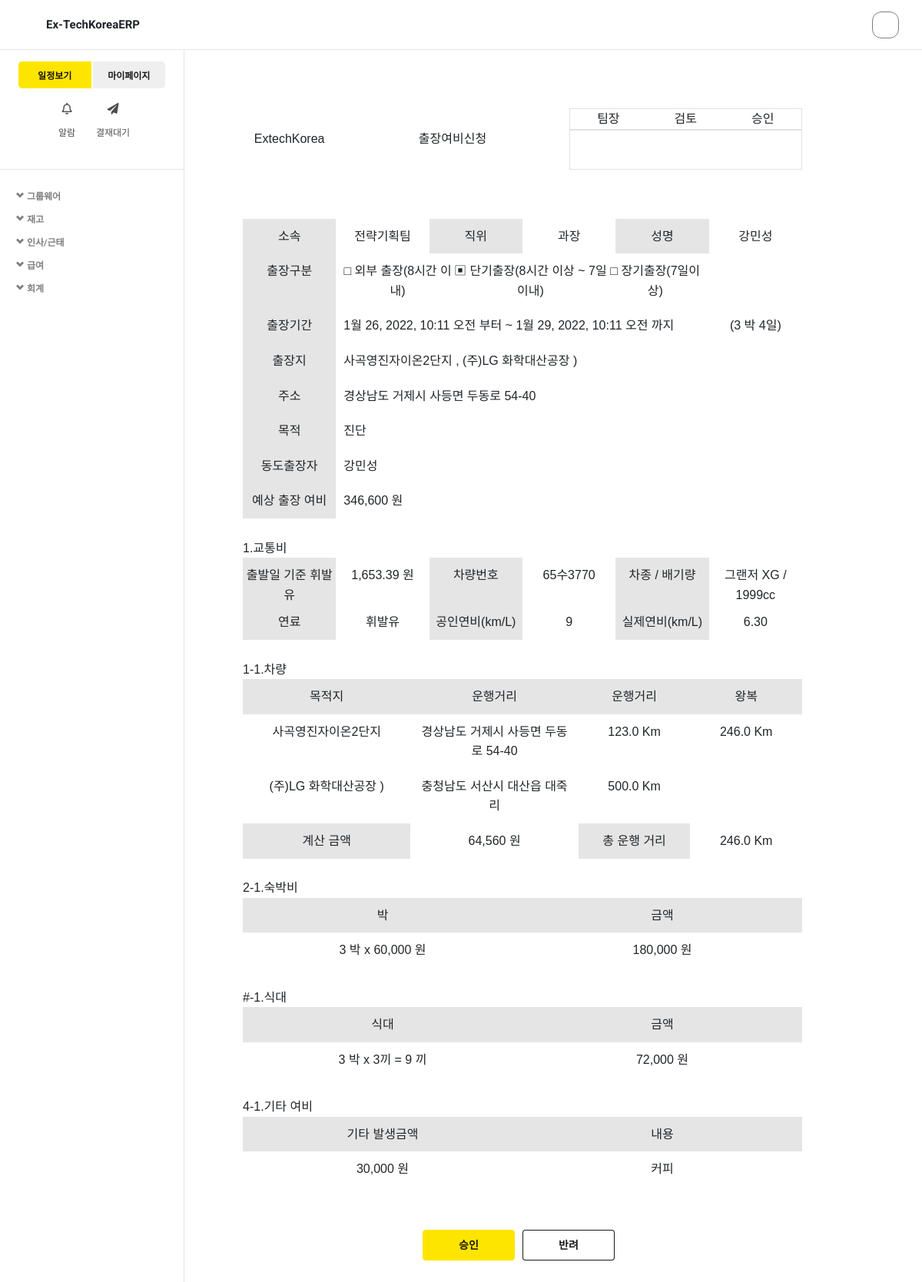
The app's page /upper_travel_detail/27 with its own data.
### groupware/models.py (models this page shows, shortened)
class Travel(models.Model):
    user = models.ForeignKey(
        "users.user",
        related_name="travel_user",
        on_delete=models.CASCADE)
    type = models.CharField(max_length=20)
    start_date = models.DateTimeField()
    end_date = models.DateTimeField()
    location_1 = models.CharField(max_length=20)
    address_1 = models.CharField(max_length=100)
    km_1 = models.FloatField(default=0)
    reback_1 = models.BooleanField(default=False)
    location_2 = models.CharField(max_length=20,null=True, blank=True)
    address_2 = models.CharField(max_length=100,null=True, blank=True)
    km_2 = models.FloatField(default=0,null=True, blank=True)
    reback_2 = models.BooleanField(default=False)
    location_3 = models.CharField(max_length=20,null=True, blank=True)
    address_3 = models.CharField(max_length=100,null=True, blank=True)
    km_3 = models.FloatField(default=0,null=True, blank=True)
    reback_3 = models.BooleanField(default=False)
    location_4 = models.CharField(max_length=20,null=True, blank=True)
    address_4 = models.CharField(max_length=100,null=True, blank=True)
    km_4 = models.FloatField(default=0,null=True, blank=True)
    reback_4 = models.BooleanField(default=False)
    location_5 = models.CharField(max_length=20,null=True, blank=True)
    address_5 = models.CharField(max_length=100,null=True, blank=True)
    km_5 = models.FloatField(default=0,null=True, blank=True)
    reback_5 = models.BooleanField(default=False)
    why = models.CharField(max_length=100)
    total_km = models.FloatField(default=0,null=True, blank=True)
    witness = models.CharField(max_length=100,null=True, blank=True)
    travel_pay = models.IntegerField(null=True, blank=True)
    traffice_pay = models.IntegerField(null=True, blank=True)
    sleep_pay = models.IntegerField(null=True, blank=True)
    eatandother_pay = models.IntegerField(null=True, blank=True)
    eatandother_comment = models.TextField(null=True, blank=True)
    status = models.IntegerField(default=0)

### users/models.py (models this page shows, shortened)
class User(core_models.TimeStampedModel, AbstractUser):
    user_number = models.CharField(max_length=20, blank=True, null=True) #사원번호
    name_en = models.CharField(max_length=120, blank=True, null=True) #영문 이름
    people_number = models.CharField(max_length=20, blank=True, null=True) #주민등록번호
    team_code = models.CharField(max_length=10, blank=True, null=True) #부서코드
    level = models.CharField(max_length=10, blank=True, null=True) #직급
    staff_level = models.IntegerField(default=99) #직급
    phone = models.CharField(max_length=120, blank=True, null=True) # 모바일
    address = models.CharField(max_length=200, blank=True, null=True) #주소
    comment = models.CharField(max_length=200, blank=True, null=True) #적요
    avatar = models.ImageField(upload_to="avatars", blank=True, null=True) #사진
    account_pic = models.ImageField(upload_to="account", blank=True, null=True) #통장사본
    people_card = models.ImageField(upload_to="people_card", blank=True, null=True) #주민등록증 사본
    poeple_papper = models.ImageField(upload_to="poeple_papper", blank=True, null=True) #등본 사본
    date_in = models.DateField(blank=True, null=True) #입사일
    date_type = models.CharField(max_length=20, blank=True, null=True) #입사구분
    date_out = models.DateField(blank=True, null=True) #퇴사일
    out_comment = models.CharField(max_length=200, blank=True, null=True) #퇴사사유
    bank = models.CharField(max_length=20, blank=True, null=True) #은행
    account = models.CharField(max_length=50, blank=True, null=True) #계좌번호
    account_ower = models.CharField(max_length=120, blank=True, null=True) #예금주
    graduation = models.CharField(max_length=120, blank=True, null=True) #학력사항
    cert = models.CharField(max_length=100, blank=True, null=True) #자격/면허
    language = models.CharField(max_length=100, blank=True, null=True) #외국어
    car_number = models.CharField(max_length=100, blank=True, null=True) #차량번호
    car_type = models.CharField(max_length=100, blank=True, null=True) #차종
    car_cc = models.CharField(max_length=100, blank=True, null=True) #배기량(cc)
    car_oil = models.CharField(max_length=100, blank=True, null=True) #연료의 종류
    car_auth_km = models.CharField(max_length=100, blank=True, null=True) #공인 연비
    car_real_km = models.CharField(max_length=100, blank=True, null=True) #실제 연비

### core/models.py (models this page shows, shortened)
class oil_moneyModel(models.Model):
    date = models.DateField()
    oil_type = models.CharField(max_length=10)
    oil_money = models.FloatField()

### core/views.py (the view)
# urls.py: path("upper_travel_detail/<int:pk>", views.upper_travel_detail_View.as_view(), name="upper_travel_detail"), # 전자결재 > 출장여비 디테일
class upper_travel_detail_View(DetailView):
    login_url = "users:login"
    def get_queryset(self):
        return groupware_models.Travel.objects.filter(pk=self.kwargs["pk"])
    template_name = "core/upper_travel_detail.html"
    context_object_name = "travel"
    def get_context_data(self, **kwargs):
        detail_model = groupware_models.Travel.objects.get(pk=self.kwargs["pk"])
        span_day = (detail_model.end_date - detail_model.start_date).days
        oil_money_list = core_models.oil_moneyModel.objects.all()
        oil_money=0
        for oil in oil_money_list:
            if str(detail_model.start_date)[0:10] == str(oil.date):
                oil_money = oil.oil_money
                break
            else :
                continue
        oil_km_money = float(detail_model.total_km) / float(detail_model.user.car_real_km) * float(oil_money)
        food_money = span_day * 3 * 8000
        sleep_money = span_day * 60000
        other_money = detail_model.eatandother_pay
        total_money = food_money + sleep_money + other_money + oil_km_money
        context = super(upper_travel_detail_View, self).get_context_data(**kwargs)
        context["span_day"] = span_day
        context["oil_money"] = oil_money
        context["oil_km_money"] = math.trunc(oil_km_money)
        context["total_money"] = math.trunc(round(total_money,-2))
        return context

### core/templatetags/custom_tags.py (called while the page is built)
@register.filter
def multiple(value,arg):
    return value * arg

### templates/core/upper_travel_detail.html (shortened to what this page needs)
{% extends "base.html" %}
{% load static i18n %}
{% load humanize %}
{% load custom_tags %}
{% block content %}
  <div class="row m-5 p-2">
    <div class="col-2 d-flex a-center j-center">ExtechKorea</div>
    <div class="col-5 d-flex a-center j-center">출장여비신청</div>
    <div class="col-5">
      <div class="row border">
        <div class="col-4 d-flex a-center j-center">팀장</div>
        <div class="col-4 d-flex a-center j-center">검토</div>
        <div class="col-4 d-flex a-center j-center">승인</div>
      </div>
      <div class="row border">
        <div class="col-4 d-flex a-center j-center height-50">{{acceptor_3}}</div>
        <div class="col-4 d-flex a-center j-center height-50">{{acceptor_2}}</div>
        <div class="col-4 d-flex a-center j-center height-50">{{acceptor_1}}</div>
      </div>
    </div>
  </div>
  <div class="row m-5 p-2">
    <table>
      <tr>
        <td width="15%" align="center" style="background-color: rgba(0,0,0,0.1); padding:10px;">소속</td>
        <td width="15%" align="center">{{travel.user.team_code}}</td>
        <td width="15%" align="center" style="background-color: rgba(0,0,0,0.1);">직위</td>
        <td width="15%" align="center">{{travel.user.level}}</td>
        <td width="15%" align="center" style="background-color: rgba(0,0,0,0.1);">성명</td>
        <td width="15%" align="center">{{travel.user.username}}</td>
      </tr>
      <tr>
        <td align="center" style="background-color: rgba(0,0,0,0.1);">출장구분</td>
        <td align="center" colspan="4">
          <div style="display:flex;justify-content:space-around;padding: 10px;">
            <span>
            {% if travel.type == "외출" %}
            ▣
            {% else %}
            □
            {% endif %}
            외부 출장(8시간 이내)
            </span>
            <span>
            {% if travel.type == "단기출장"%}
            ▣
            {% else %}
            □
            {% endif %}
            단기출장(8시간 이상 ~ 7일이내)
            </span>
            <span>
            {% if travel.type == "장기출장"%}
            ▣
            {% else %}
            □
            {% endif %}
            장기출장(7일이상)
            </span>
          </div>
        </td>
      </tr>
      <tr>
        <td align="center" style="background-color: rgba(0,0,0,0.1);">출장기간</td>
        <td align="left" colspan="4" style="padding:10px;">{{travel.start_date}} 부터 ~ {{travel.end_date}} 까지</td>
        {% if span_day == 0 %}
        <td align="center">&nbsp;</td>
        {% else %}
        <td align="center">({{span_day}} 박 {{span_day|add:1}}일)</td>
        {% endif %}
      </tr>
      <tr>
        <td align="center" style="background-color: rgba(0,0,0,0.1); padding:10px;">출장지</td>
        <td align="left" colspan="5" style="padding:10px;">
          {% if travel.location_1 != "" %}
          {{travel.location_1}}
          {% endif %}
          {% if travel.location_2 != None %}
          , {{travel.location_2}}
          {% endif %}
        </td>
      </tr>
      <tr>
        <td align="center" style="background-color: rgba(0,0,0,0.1); padding:10px;">주소</td>
        <td align="left" colspan="5" style="padding:10px;">{{travel.address_1}}</td>
      </tr>
      <tr>
        <td align="center" style="background-color: rgba(0,0,0,0.1); padding:10px;">목적</td>
        <td align="left" colspan="5" style="padding:10px;">{{travel.why}}</td>
      </tr>
      <tr>
        <td align="center" style="background-color: rgba(0,0,0,0.1); padding:10px;">동도출장자</td>
        <td align="left" colspan="5" style="padding:10px;">{{travel.witness}}</td>
      </tr>
      <tr>
        <td align="center" style="background-color: rgba(0,0,0,0.1); padding:10px;">예상 출장 여비</td>
        <td align="left" colspan="5" style="padding:10px;">{{total_money|intcomma}} 원</td>
      </tr>
    </table>
    <br>
    1.교통비
    <table>
      <tr>
        <td width="15%" align="center" style="background-color: rgba(0,0,0,0.1);">출발일 기준 {{travel.user.car_oil}}</td>
        <td width="15%" align="center">{{oil_money|intcomma}} 원</td>
        <td width="15%" align="center" style="background-color: rgba(0,0,0,0.1); padding:10px;">차량번호</td>
        <td width="15%" align="center">{{travel.user.car_number}}</td>
        <td width="15%" align="center" style="background-color: rgba(0,0,0,0.1);">차종 / 배기량</td>
        <td width="15%" align="center">{{travel.user.car_type}} / {{travel.user.car_cc}}cc</td>
      </tr>
      <tr>
        <td width="15%" align="center" style="background-color: rgba(0,0,0,0.1); padding:10px;">연료</td>
        <td width="15%" align="center">{{travel.user.car_oil}}</td>
        <td width="15%" align="center" style="background-color: rgba(0,0,0,0.1);">공인연비(km/L)</td>
        <td width="15%" align="center">{{travel.user.car_auth_km}}</td>
        <td width="15%" align="center" style="background-color: rgba(0,0,0,0.1);">실제연비(km/L)</td>
        <td width="15%" align="center">{{travel.user.car_real_km}}</td>
      </tr>
    </table>
    <br>
    1-1.차량
    <table>
      <tr>
        <td width="30%" align="center" style="background-color: rgba(0,0,0,0.1); padding:10px;">목적지</td>
        <td width="30%" align="center" style="background-color: rgba(0,0,0,0.1); padding:10px;">운행거리</td>
        <td width="20%" align="center" style="background-color: rgba(0,0,0,0.1); padding:10px;">운행거리</td>
        <td width="20%" align="center" style="background-color: rgba(0,0,0,0.1); padding:10px;">왕복</td>
      </tr>
      {% if travel.location_1 != "" %}
      <tr>
        <td width="30%" align="center" style="padding:10px;">{{travel.location_1}}</td>
        <td width="30%" align="center" style="padding:10px;">{{travel.address_1}}</td>
        <td width="20%" align="center" style="padding:10px;">{{travel.km_1}} Km</td>
        <td width="20%" align="center" style="padding:10px;">{% if travel.reback_1 == 1 %}{{travel.km_1|multiple:2}} Km{% endif %}</td>
      </tr>
      {% endif %}
      {% if travel.location_2 != None %}
      <tr>
        <td width="30%" align="center" style="padding:10px;">{{travel.location_2}}</td>
        <td width="30%" align="center" style="padding:10px;">{{travel.address_2}}</td>
        <td width="20%" align="center" style="padding:10px;">{{travel.km_2}} Km</td>
        <td width="20%" align="center" style="padding:10px;">{% if travel.reback_2 == 1 %}{{travel.km_2|multiple:2}} Km{% endif %}</td>
      </tr>
      {% endif %}
      <tr>
        <td align="center" style="background-color: rgba(0,0,0,0.1); padding:10px;">계산 금액</td>
        <td align="center" >
        {{oil_km_money|intcomma}} 원</td>
        <td align="center" style="background-color: rgba(0,0,0,0.1); padding:10px;">총 운행 거리</td>
        <td align="center" >{{travel.total_km}} Km</td>
      </tr>
    </table>
    <br>
    2-1.숙박비
    <table>
      <tr>
        <td width="50%" align="center" style="background-color: rgba(0,0,0,0.1); padding:10px;">박</td>
        <td width="50%" align="center" style="background-color: rgba(0,0,0,0.1); padding:10px;">금액</td>
      </tr>
      <tr>
        <td width="30%" align="center" style="padding:10px;">
          {% if span_day == 0 %}
          &nbsp;
          {% else %}
          {{span_day}} 박 x 60,000 원
          {% endif %}</td>
        <td width="30%" align="center" style="padding:10px;">{{span_day|multiple:60000|intcomma}} 원</td>
      </tr>
    </table>
    <br>
    #-1.식대
    <table>
      <tr>
        <td width="50%" align="center" style="background-color: rgba(0,0,0,0.1); padding:10px;">식대</td>
        <td width="50%" align="center" style="background-color: rgba(0,0,0,0.1); padding:10px;">금액</td>
      </tr>
      <tr>
        <td width="50%" align="center" style="padding:10px;" >{{span_day}} 박 x 3끼 =  {{span_day|multiple:3}} 끼 </td>
        <td width="50%" align="center" style="padding:10px;" >{{span_day|multiple:3|multiple:8000|intcomma}} 원</td>
      </tr>
    </table>
    <br>
    4-1.기타 여비
    <table>
      <tr>
        <td width="50%" align="center" style="background-color: rgba(0,0,0,0.1); padding:10px;">기타 발생금액</td>
        <td width="50%" align="center" style="background-color: rgba(0,0,0,0.1); padding:10px;">내용</td>
      </tr>
      <tr>
        <td width="50%" align="center" style="padding:10px;" >{{travel.eatandother_pay|intcomma}} 원</td>
        <td width="50%" align="center" style="padding:10px;" >{{travel.eatandother_comment}}</td>
      </tr>
    </table>
  </div>
    <div class="row mt-5">
      <div class="col-md-4">
      </div>
      <div class="col-md-4 text-center">
        <div class="d-flex" style="justify-content: center;">
          <div class="btn_outline_black_active w_50" role="button" style="width:120px; border-radius: 4px; margin-right:10px;" onclick="location.href='{% url 'core:upper_success' travel.pk 5 %}'"> 승인 </div>
          <div class="btn_outline_black  w_50" role="button" style="width:120px; border-radius: 4px; margin-right:10px;" onclick="location.href='{% url 'core:upper_fail' travel.pk 5 %}'"> 반려 </div>
        </div>
      </div>
      <div class="col-md-4" style="margin-bottom:100px;">
       </div>
    </div>
  </div>
{% endblock %}

### static/css/style.css (style rules this page uses)
html, body { height: 100%; font-family: 'Malgun Gothic'; font-family: 'Noto Sans KR', sans-serif; font-family: 'Roboto', sans-serif; }
.btn_outline_black { color:rgba(0,0,0, 0.9); background-color: #fff; width:120px; font-size: 14px; font-weight: 700; text-align: center; margin-right:2px; padding:8px 0px; border:1px solid rgba(0,0,0, 0.9); border-radius: 5px; }
.btn_outline_black_active { color:rgba(0,0,0, 0.9); width:120px; font-size: 14px; font-weight: 700; text-align: center; margin-right:2px; padding:8px 0px; border-radius: 5px; background-color: #FEE500; border:1px solid #FEE500; -webkit-transition: background-color 0.3s linear; -moz-transition: background-color 0.3s linear; -o-transition: background-color 0.3s linear; -ms-transition: background-color 0.3s linear; transition: background-color 0.3s linear; }

### static/css/default.css (style rules this page uses)
.d-flex { display: flex; }
.mt-5 { margin-top:5px; }
.m-5 { margin:5px; }
.p-2 { padding: 2px; }
.height-50 { height:50px; }
.a-center { align-items: center; }
.j-center { justify-content: center; }

### records on screen
Travel: user.team_code "전략기획팀", user.level "과장", user.username "강민성", start_date "1월 26, 2022, 10:11 오전", end_date "1월 29, 2022, 10:11 오전", location_1 "사곡영진자이온2단지", location_2 "(주)LG 화학대산공장 )", address_1 "경상남도 거제시 사등면 두동로 54-40", why "진단", witness "강민성", user.car_oil "휘발유", user.car_number "65수3770", user.car_type "그랜저 XG", user.car_cc "1999", user.car_auth_km "9", user.car_real_km "6.30", km_1 "123.0", km_1|multiple "246.0", address_2 "충청남도 서산시 대산읍 대죽리", km_2 "500.0", total_km "246.0", eatandother_pay "30,000", eatandother_comment "커피"
oil_moneyModel: oil_money "1,653.39"

### other values on screen
{{ span_day }} "3"
{{ span_day|add:1 }} "4"
{{ total_money|intcomma }} "346,600"
{{ oil_km_money|intcomma }} "64,560"
{{ span_day|multiple:60000|intcomma }} "180,000"
{{ span_day|multiple:3 }} "9"
{{ span_day|multiple:3|multiple:8000|intcomma }} "72,000"
